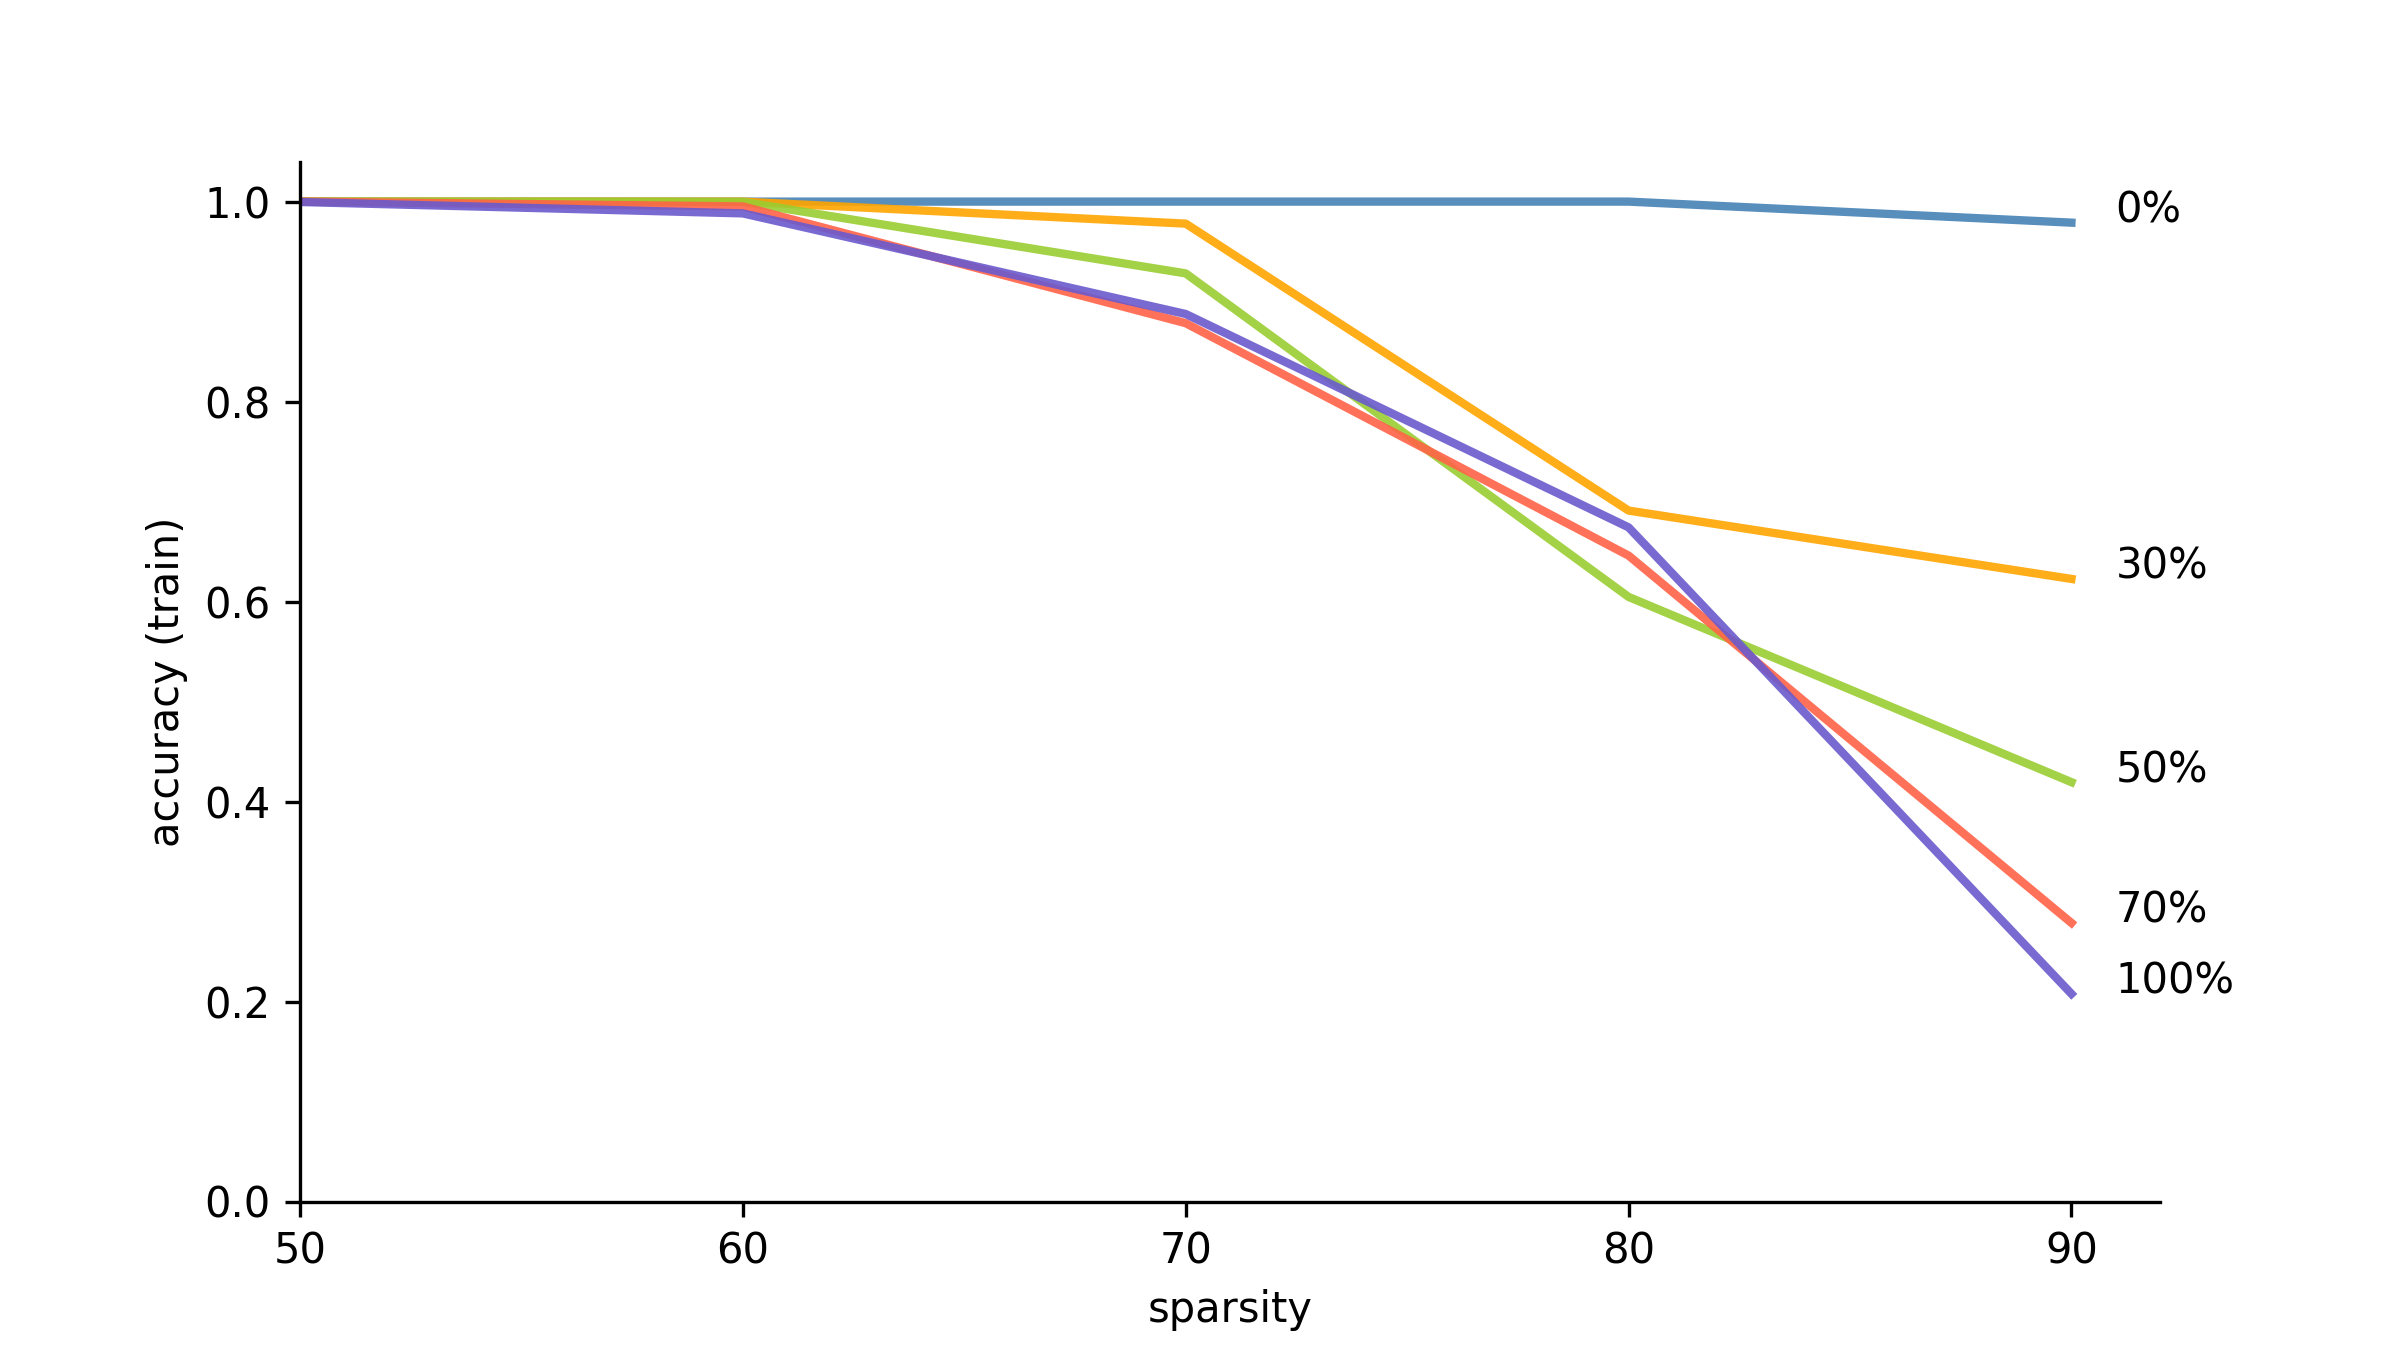

Here is the Python script that generated this plot:
accs = [[1.0, 1.0, 1.0, 1.0, 0.97896], 
		[1.0, 1.0, 0.97798, 0.69102, 0.62264], 
		[1.0, 0.99968, 0.92822, 0.60466, 0.4194], 
		[1.0, 0.9952, 0.87842, 0.64598, 0.27864], 
		[0.99962, 0.98822, 0.8876, 0.67422, 0.2077]]

import matplotlib.pyplot as plt
import numpy as np
import pandas as pd

plt.figure(figsize=(8, 4.5))

colors = ["steelblue", "orange", "yellowgreen", "tomato", "slateblue"]
levels = ["0%", "30%", "50%", "70%", "100%"]  # level of label randomization
sparsity = [50, 60, 70, 80, 90]
for i, accs_per_level in enumerate(accs):
	plt.plot(sparsity, accs_per_level, 
		marker='', color=colors[i], linewidth=2, alpha=0.9, label=levels[i])

plt.gca().set_xlim(left=50)
plt.gca().set_ylim(bottom=0)
plt.gca().spines['top'].set_color('none')
plt.gca().spines['right'].set_color('none')
plt.xlabel("sparsity")
plt.ylabel("accuracy (train)")
plt.xticks([50, 60, 70, 80, 90])
# plt.legend(loc="lower left")
for y, label in zip(np.array(accs)[:, -1], levels):
	plt.text(91, y, label)
plt.savefig("plot_summary.png", dpi=300)
